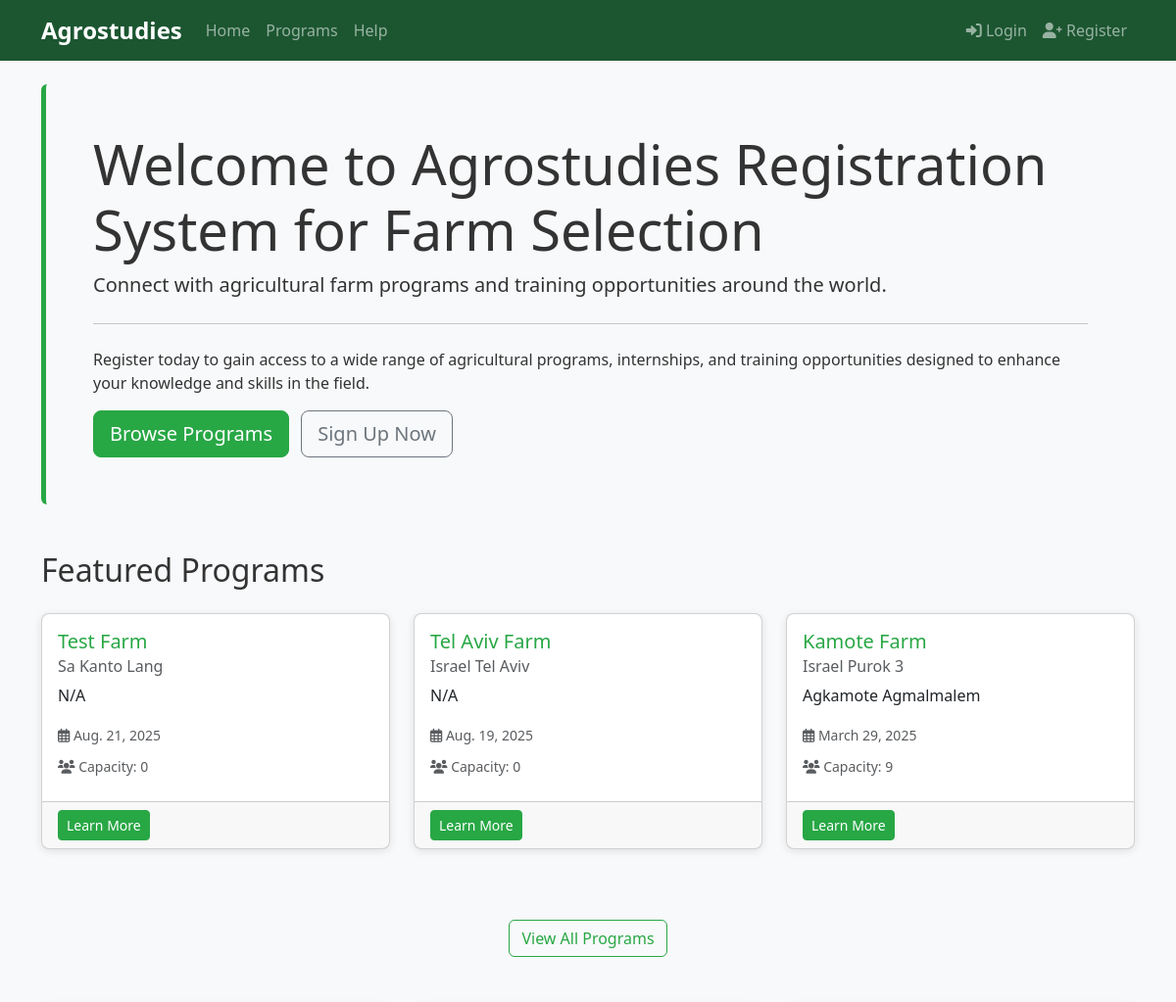
The app's page / (upper part), older data.
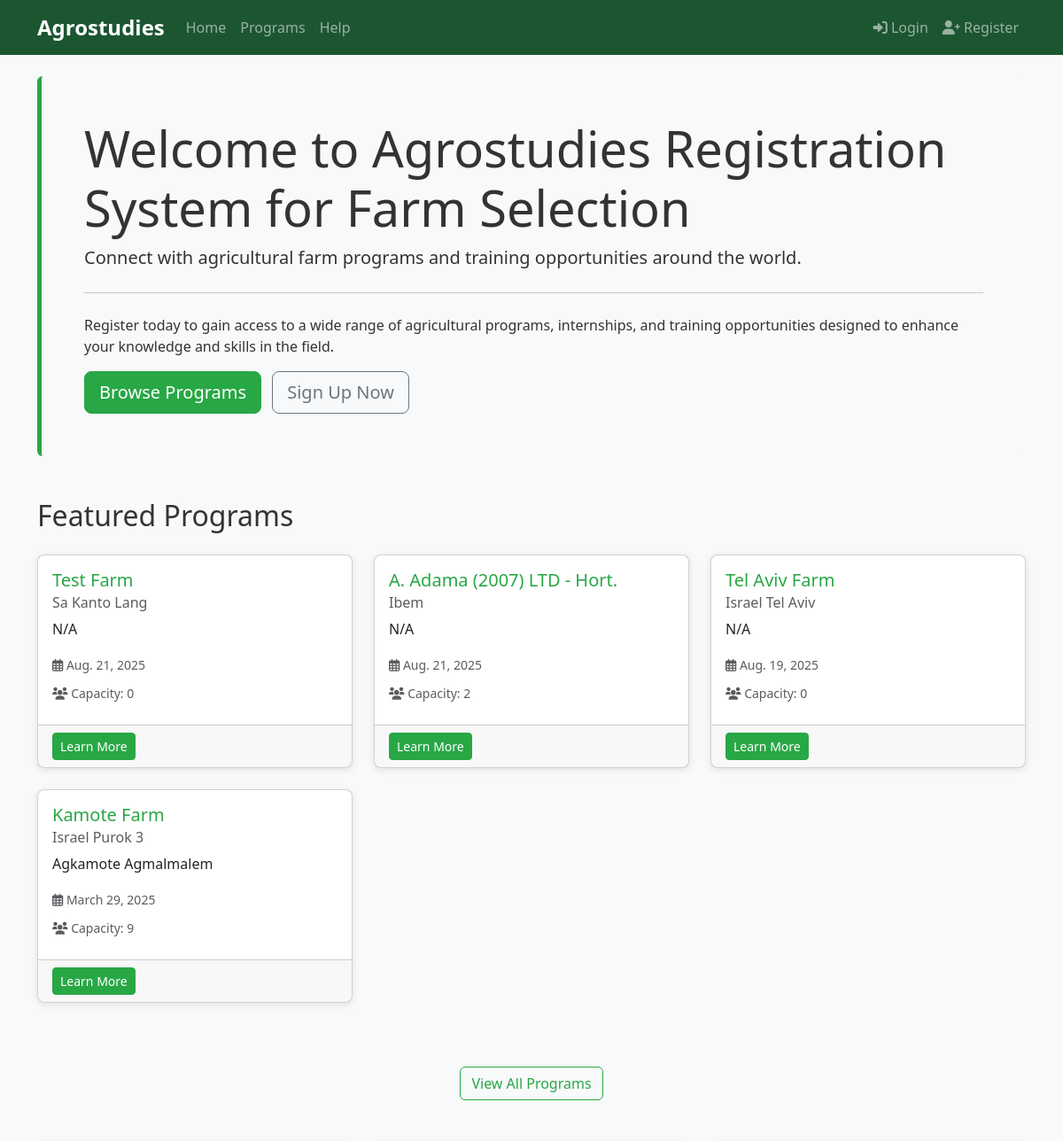
The same page, newer data.
### core/models.py (models this page shows, shortened)
class AgricultureProgram(models.Model):
    title = models.CharField(max_length=200)
    description = models.TextField()
    start_date = models.DateField()
    location = models.CharField(max_length=100)
    capacity = models.PositiveIntegerField()
    created_at = models.DateTimeField(auto_now_add=True)
    updated_at = models.DateTimeField(auto_now=True)
    GENDER_REQUIREMENT_CHOICES = [
        ('Any', 'Any'),
        ('Male', 'Male Only'),
        ('Female', 'Female Only'),
    ]
    required_gender = models.CharField(max_length=10, choices=GENDER_REQUIREMENT_CHOICES, default='Any')
    requires_license = models.BooleanField(default=False, verbose_name="Requires International Driver's License")

### core/views.py (the view)
# urls.py: path('', views.index, name='index'),
def index(request):
    programs = AgricultureProgram.objects.all().order_by('-start_date')[:5]
    return render(request, 'index.html', {'programs': programs})

### core/context_processors.py (called while the page is built)
def notification_count(request):
    if request.user.is_authenticated:
        unread_count = Notification.objects.filter(user=request.user, read=False).count()
        return {
            'unread_notifications_count': unread_count
        }
    return {
        'unread_notifications_count': 0
    }

### templates/index.html (shortened to what this page needs)
{% extends 'base.html' %}
{% block content %}
<div class="jumbotron bg-light p-5 rounded">
    <h1 class="display-4">Welcome to Agrostudies Registration System for Farm Selection</h1>
    <p class="lead">
        Connect with agricultural farm programs and training opportunities around the world.
    </p>
    <hr class="my-4">
    <p>
        Register today to gain access to a wide range of agricultural programs, internships,
        and training opportunities designed to enhance your knowledge and skills in the field.
    </p>
    <a class="btn btn-primary btn-lg" href="{% url 'program_list' %}" role="button">
        Browse Programs
    </a>
    {% if not user.is_authenticated %}
    <a class="btn btn-outline-secondary btn-lg ms-2" href="#" id="registerModalLink" data-bs-toggle="modal" data-bs-target="#registerModal" role="button">
        Sign Up Now
    </a>
    {% endif %}
</div>
<div class="row mt-5">
    <div class="col-md-12">
        <h2 class="mb-4">Featured Programs</h2>
    </div>
</div>
<div class="row">
    {% for program in programs %}
    <div class="col-md-4 mb-4">
        <div class="card h-100">
            <div class="card-body">
                <h5 class="card-title">{{ program.title }}</h5>
                <h6 class="card-subtitle mb-2 text-muted">{{ program.location }}</h6>
                <p class="card-text">
                    {{ program.description|truncatewords:20 }}
                </p>
                <div class="mb-2">
                    <small class="text-muted">
                        <i class="far fa-calendar-alt"></i> {{ program.start_date }}
                    </small>
                </div>
                <div class="mb-2">
                    <small class="text-muted">
                        <i class="fas fa-users"></i> Capacity: {{ program.capacity }}
                    </small>
                </div>
            </div>
            <div class="card-footer">
                <a href="{% url 'program_detail' program.id %}" class="btn btn-sm btn-primary">Learn More</a>
            </div>
        </div>
    </div>
    {% empty %}
    <div class="col-12">
        <div class="alert alert-info">
            No programs available at the moment. Please check back later.
        </div>
    </div>
    {% endfor %}
</div>
<div class="row mt-5">
    <div class="col-md-12 text-center">
        <a href="{% url 'program_list' %}" class="btn btn-outline-primary">
            View All Programs
        </a>
    </div>
</div>
{% endblock %}

Row changes from the older to the newer data that the page shows:
added AgricultureProgram: title "A. Adama (2007) LTD - Hort.", location "Ibem", description "N/A", start_date "Aug. 21, 2025", capacity "2"
